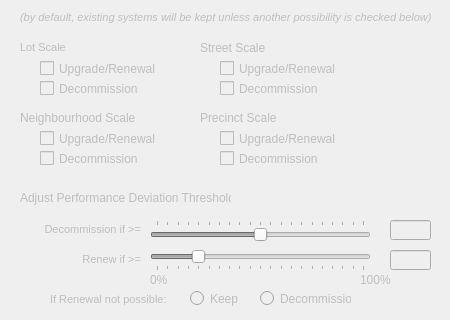
               <widget class="QWidget" name="existing_sys_widget" native="true">
                <property name="enabled">
                 <bool>false</bool>
                </property>
                <property name="minimumSize">
                 <size>
                  <width>0</width>
                  <height>320</height>
                 </size>
                </property>
                <widget class="QLabel" name="existing_lot_lbl_3">
                 <property name="geometry">
                  <rect>
                   <x>20</x>
                   <y>40</y>
                   <width>131</width>
                   <height>16</height>
                  </rect>
                 </property>
                 <property name="text">
                  <string>&lt;!DOCTYPE HTML PUBLIC &quot;-//W3C//DTD HTML 4.0//EN&quot; &quot;http://www.w3.org/TR/REC-html40/strict.dtd&quot;&gt;
&lt;html&gt;&lt;head&gt;&lt;meta name=&quot;qrichtext&quot; content=&quot;1&quot; /&gt;&lt;style type=&quot;text/css&quot;&gt;
p, li { white-space: pre-wrap; }
&lt;/style&gt;&lt;/head&gt;&lt;body style=&quot; font-family:'MS Shell Dlg 2'; font-size:8.25pt; font-weight:400; font-style:normal;&quot;&gt;
&lt;p style=&quot; margin-top:0px; margin-bottom:0px; margin-left:0px; margin-right:0px; -qt-block-indent:0; text-indent:0px;&quot;&gt;&lt;span style=&quot; font-size:8pt;&quot;&gt;Lot Scale&lt;/span&gt;&lt;/p&gt;&lt;/body&gt;&lt;/html&gt;</string>
                 </property>
                </widget>
                <widget class="QLabel" name="existing_street_lbl_3">
                 <property name="geometry">
                  <rect>
                   <x>200</x>
                   <y>40</y>
                   <width>131</width>
                   <height>16</height>
                  </rect>
                 </property>
                 <property name="text">
                  <string>Street Scale</string>
                 </property>
                </widget>
                <widget class="QLabel" name="existing_neigh_lbl_5">
                 <property name="geometry">
                  <rect>
                   <x>20</x>
                   <y>110</y>
                   <width>221</width>
                   <height>16</height>
                  </rect>
                 </property>
                 <property name="text">
                  <string>Neighbourhood Scale</string>
                 </property>
                </widget>
                <widget class="QCheckBox" name="lot_renew_check_3">
                 <property name="enabled">
                  <bool>false</bool>
                 </property>
                 <property name="geometry">
                  <rect>
                   <x>40</x>
                   <y>60</y>
                   <width>121</width>
                   <height>17</height>
                  </rect>
                 </property>
                 <property name="text">
                  <string>Upgrade/Renewal</string>
                 </property>
                </widget>
                <widget class="QCheckBox" name="lot_decom_check_3">
                 <property name="geometry">
                  <rect>
                   <x>40</x>
                   <y>80</y>
                   <width>121</width>
                   <height>17</height>
                  </rect>
                 </property>
                 <property name="text">
                  <string>Decommission</string>
                 </property>
                </widget>
                <widget class="QLabel" name="existing_neigh_lbl_6">
                 <property name="geometry">
                  <rect>
                   <x>20</x>
                   <y>10</y>
                   <width>421</width>
                   <height>16</height>
                  </rect>
                 </property>
                 <property name="text">
                  <string>&lt;!DOCTYPE HTML PUBLIC &quot;-//W3C//DTD HTML 4.0//EN&quot; &quot;http://www.w3.org/TR/REC-html40/strict.dtd&quot;&gt;
&lt;html&gt;&lt;head&gt;&lt;meta name=&quot;qrichtext&quot; content=&quot;1&quot; /&gt;&lt;style type=&quot;text/css&quot;&gt;
p, li { white-space: pre-wrap; }
&lt;/style&gt;&lt;/head&gt;&lt;body style=&quot; font-family:'MS Shell Dlg 2'; font-size:8.25pt; font-weight:400; font-style:normal;&quot;&gt;
&lt;p style=&quot; margin-top:0px; margin-bottom:0px; margin-left:0px; margin-right:0px; -qt-block-indent:0; text-indent:0px;&quot;&gt;&lt;span style=&quot; font-size:8pt; font-style:italic;&quot;&gt;(by default, existing systems will be kept unless another possibility is checked below)&lt;/span&gt;&lt;/p&gt;&lt;/body&gt;&lt;/html&gt;</string>
                 </property>
                </widget>
                <widget class="QCheckBox" name="street_renew_check_3">
                 <property name="enabled">
                  <bool>false</bool>
                 </property>
                 <property name="geometry">
                  <rect>
                   <x>220</x>
                   <y>60</y>
                   <width>121</width>
                   <height>17</height>
                  </rect>
                 </property>
                 <property name="text">
                  <string>Upgrade/Renewal</string>
                 </property>
                </widget>
                <widget class="QCheckBox" name="street_decom_check_3">
                 <property name="geometry">
                  <rect>
                   <x>220</x>
                   <y>80</y>
                   <width>121</width>
                   <height>17</height>
                  </rect>
                 </property>
                 <property name="text">
                  <string>Decommission</string>
                 </property>
                </widget>
                <widget class="QCheckBox" name="neigh_decom_check_3">
                 <property name="geometry">
                  <rect>
                   <x>40</x>
                   <y>150</y>
                   <width>121</width>
                   <height>17</height>
                  </rect>
                 </property>
                 <property name="text">
                  <string>Decommission</string>
                 </property>
                </widget>
                <widget class="QCheckBox" name="neigh_renew_check_3">
                 <property name="enabled">
                  <bool>false</bool>
                 </property>
                 <property name="geometry">
                  <rect>
                   <x>40</x>
                   <y>130</y>
                   <width>121</width>
                   <height>17</height>
                  </rect>
                 </property>
                 <property name="text">
                  <string>Upgrade/Renewal</string>
                 </property>
                </widget>
                <widget class="QCheckBox" name="prec_decom_check_3">
                 <property name="geometry">
                  <rect>
                   <x>220</x>
                   <y>150</y>
                   <width>121</width>
                   <height>17</height>
                  </rect>
                 </property>
                 <property name="text">
                  <string>Decommission</string>
                 </property>
                </widget>
                <widget class="QCheckBox" name="prec_renew_check_3">
                 <property name="enabled">
                  <bool>false</bool>
                 </property>
                 <property name="geometry">
                  <rect>
                   <x>220</x>
                   <y>130</y>
                   <width>121</width>
                   <height>17</height>
                  </rect>
                 </property>
                 <property name="text">
                  <string>Upgrade/Renewal</string>
                 </property>
                </widget>
                <widget class="QLabel" name="existing_prec_lbl_3">
                 <property name="geometry">
                  <rect>
                   <x>200</x>
                   <y>110</y>
                   <width>221</width>
                   <height>16</height>
                  </rect>
                 </property>
                 <property name="text">
                  <string>Precinct Scale</string>
                 </property>
                </widget>
                <widget class="QSlider" name="decom_slider_3">
                 <property name="geometry">
                  <rect>
                   <x>150</x>
                   <y>220</y>
                   <width>221</width>
                   <height>21</height>
                  </rect>
                 </property>
                 <property name="maximum">
                  <number>100</number>
                 </property>
                 <property name="singleStep">
                  <number>5</number>
                 </property>
                 <property name="pageStep">
                  <number>20</number>
                 </property>
                 <property name="value">
                  <number>50</number>
                 </property>
                 <property name="orientation">
                  <enum>Qt::Horizontal</enum>
                 </property>
                 <property name="tickPosition">
                  <enum>QSlider::TicksAbove</enum>
                 </property>
                </widget>
                <widget class="QLabel" name="perf_deviation_lbl_3">
                 <property name="geometry">
                  <rect>
                   <x>20</x>
                   <y>190</y>
                   <width>211</width>
                   <height>16</height>
                  </rect>
                 </property>
                 <property name="text">
                  <string>Adjust Performance Deviation Thresholds:</string>
                 </property>
                </widget>
                <widget class="QSlider" name="renew_slider_3">
                 <property name="geometry">
                  <rect>
                   <x>150</x>
                   <y>250</y>
                   <width>221</width>
                   <height>21</height>
                  </rect>
                 </property>
                 <property name="maximum">
                  <number>100</number>
                 </property>
                 <property name="singleStep">
                  <number>5</number>
                 </property>
                 <property name="pageStep">
                  <number>20</number>
                 </property>
                 <property name="value">
                  <number>20</number>
                 </property>
                 <property name="orientation">
                  <enum>Qt::Horizontal</enum>
                 </property>
                 <property name="tickPosition">
                  <enum>QSlider::TicksBelow</enum>
                 </property>
                </widget>
                <widget class="QLineEdit" name="decom_box_3">
                 <property name="geometry">
                  <rect>
                   <x>390</x>
                   <y>220</y>
                   <width>41</width>
                   <height>20</height>
                  </rect>
                 </property>
                 <property name="readOnly">
                  <bool>true</bool>
                 </property>
                </widget>
                <widget class="QLineEdit" name="renew_box_3">
                 <property name="geometry">
                  <rect>
                   <x>390</x>
                   <y>250</y>
                   <width>41</width>
                   <height>20</height>
                  </rect>
                 </property>
                 <property name="text">
                  <string/>
                 </property>
                 <property name="readOnly">
                  <bool>true</bool>
                 </property>
                </widget>
                <widget class="QLabel" name="label_31">
                 <property name="geometry">
                  <rect>
                   <x>10</x>
                   <y>220</y>
                   <width>131</width>
                   <height>20</height>
                  </rect>
                 </property>
                 <property name="text">
                  <string>&lt;!DOCTYPE HTML PUBLIC &quot;-//W3C//DTD HTML 4.0//EN&quot; &quot;http://www.w3.org/TR/REC-html40/strict.dtd&quot;&gt;
&lt;html&gt;&lt;head&gt;&lt;meta name=&quot;qrichtext&quot; content=&quot;1&quot; /&gt;&lt;style type=&quot;text/css&quot;&gt;
p, li { white-space: pre-wrap; }
&lt;/style&gt;&lt;/head&gt;&lt;body style=&quot; font-family:'MS Shell Dlg 2'; font-size:8.25pt; font-weight:400; font-style:normal;&quot;&gt;
&lt;p align=&quot;right&quot; style=&quot; margin-top:0px; margin-bottom:0px; margin-left:0px; margin-right:0px; -qt-block-indent:0; text-indent:0px;&quot;&gt;&lt;span style=&quot; font-size:8pt;&quot;&gt;Decommission if &amp;gt;=&lt;/span&gt;&lt;/p&gt;&lt;/body&gt;&lt;/html&gt;</string>
                 </property>
                </widget>
                <widget class="QLabel" name="thresholdlbl1_3">
                 <property name="geometry">
                  <rect>
                   <x>150</x>
                   <y>270</y>
                   <width>31</width>
                   <height>20</height>
                  </rect>
                 </property>
                 <property name="text">
                  <string>0%</string>
                 </property>
                </widget>
                <widget class="QLabel" name="threshold_lbl2_3">
                 <property name="geometry">
                  <rect>
                   <x>360</x>
                   <y>270</y>
                   <width>31</width>
                   <height>20</height>
                  </rect>
                 </property>
                 <property name="text">
                  <string>100%</string>
                 </property>
                </widget>
                <widget class="QLabel" name="label_32">
                 <property name="geometry">
                  <rect>
                   <x>80</x>
                   <y>250</y>
                   <width>61</width>
                   <height>20</height>
                  </rect>
                 </property>
                 <property name="text">
                  <string>&lt;!DOCTYPE HTML PUBLIC &quot;-//W3C//DTD HTML 4.0//EN&quot; &quot;http://www.w3.org/TR/REC-html40/strict.dtd&quot;&gt;
&lt;html&gt;&lt;head&gt;&lt;meta name=&quot;qrichtext&quot; content=&quot;1&quot; /&gt;&lt;style type=&quot;text/css&quot;&gt;
p, li { white-space: pre-wrap; }
&lt;/style&gt;&lt;/head&gt;&lt;body style=&quot; font-family:'MS Shell Dlg 2'; font-size:8.25pt; font-weight:400; font-style:normal;&quot;&gt;
&lt;p align=&quot;right&quot; style=&quot; margin-top:0px; margin-bottom:0px; margin-left:0px; margin-right:0px; -qt-block-indent:0; text-indent:0px;&quot;&gt;&lt;span style=&quot; font-size:8pt;&quot;&gt;Renew if &amp;gt;=&lt;/span&gt;&lt;/p&gt;&lt;/body&gt;&lt;/html&gt;</string>
                 </property>
                </widget>
                <widget class="QLabel" name="label_33">
                 <property name="geometry">
                  <rect>
                   <x>50</x>
                   <y>290</y>
                   <width>131</width>
                   <height>20</height>
                  </rect>
                 </property>
                 <property name="text">
                  <string>&lt;!DOCTYPE HTML PUBLIC &quot;-//W3C//DTD HTML 4.0//EN&quot; &quot;http://www.w3.org/TR/REC-html40/strict.dtd&quot;&gt;
&lt;html&gt;&lt;head&gt;&lt;meta name=&quot;qrichtext&quot; content=&quot;1&quot; /&gt;&lt;style type=&quot;text/css&quot;&gt;
p, li { white-space: pre-wrap; }
&lt;/style&gt;&lt;/head&gt;&lt;body style=&quot; font-family:'MS Shell Dlg 2'; font-size:8.25pt; font-weight:400; font-style:normal;&quot;&gt;
&lt;p style=&quot; margin-top:0px; margin-bottom:0px; margin-left:0px; margin-right:0px; -qt-block-indent:0; text-indent:0px;&quot;&gt;&lt;span style=&quot; font-size:8pt;&quot;&gt;If Renewal not possible:&lt;/span&gt;&lt;/p&gt;&lt;/body&gt;&lt;/html&gt;</string>
                 </property>
                </widget>
                <widget class="QRadioButton" name="radioKeep_3">
                 <property name="geometry">
                  <rect>
                   <x>190</x>
                   <y>290</y>
                   <width>82</width>
                   <height>17</height>
                  </rect>
                 </property>
                 <property name="text">
                  <string>Keep</string>
                 </property>
                </widget>
                <widget class="QRadioButton" name="radioDecom_3">
                 <property name="geometry">
                  <rect>
                   <x>260</x>
                   <y>290</y>
                   <width>91</width>
                   <height>17</height>
                  </rect>
                 </property>
                 <property name="text">
                  <string>Decommission</string>
                 </property>
                </widget>
               </widget>
